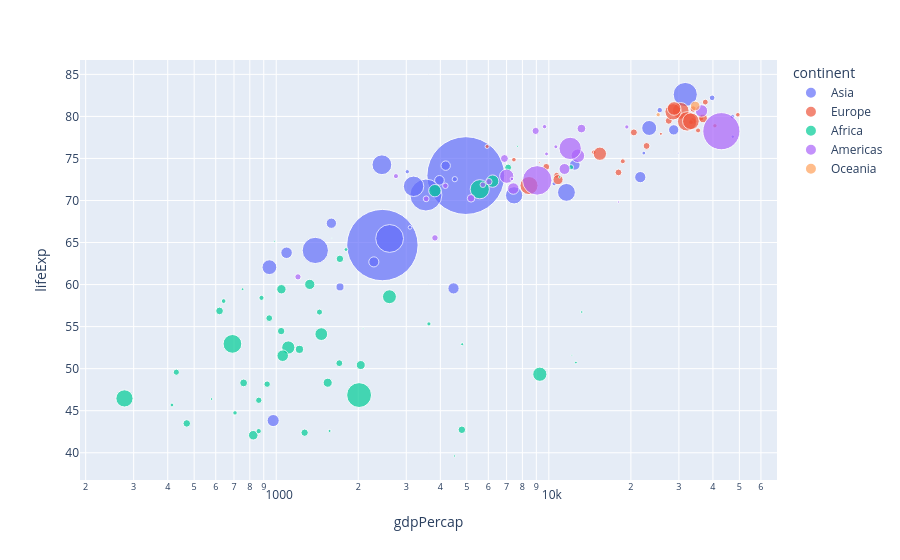

Notebook code for this chart:
### Markdown cell above
For full control use a `hovertemplate`. `%{x}`, `%{y}` and `%{customdata[i]}` pull values; `<extra></extra>` removes the trace-name box.

### Code cell
fig = px.scatter(
    g07, 
    x="gdpPercap", 
    y="lifeExp", 
    size="pop", 
    color="continent",
    log_x=True, 
    size_max=55, 
    custom_data=["country", "pop"],
)
fig.update_traces(
    hovertemplate="<b>%{customdata[0]}</b><br>"
                  "GDP per capita: $%{x:,.0f}<br>"
                  "Life expectancy: %{y:.1f} years<br>"
                  "Population: %{customdata[1]:,.0f}<extra></extra>"
)
fig

### Figure 1 — Plotly figure (JSON) as saved in the notebook; plotly's stock layout.template omitted (floating-point values rounded to 4 significant figures)
{"data": [{"customdata": [["Afghanistan", 31889923], ["Bahrain", 708573], ["Bangladesh", 150448339], ["Cambodia", 14131858], ["China", 1318683096], ["Hong Kong, China", 6980412], ["India", 1110396331], ["Indonesia", 223547000], ["Iran", 69453570], ["Iraq", 27499638], ["Israel", 6426679], ["Japan", 127467972], ["Jordan", 6053193], ["Korea, Dem. Rep.", 23301725], ["Korea, Rep.", 49044790], ["Kuwait", 2505559], ["Lebanon", 3921278], ["Malaysia", 24821286], ["Mongolia", 2874127], ["Myanmar", 47761980], ["Nepal", 28901790], ["Oman", 3204897], ["Pakistan", 169270617], ["Philippines", 91077287], ["Saudi Arabia", 27601038], ["Singapore", 4553009], ["Sri Lanka", 20378239], ["Syria", 19314747], ["Taiwan", 23174294], ["Thailand", 65068149], ["Vietnam", 85262356], ["West Bank and Gaza", 4018332], ["Yemen, Rep.", 22211743]], "hovertemplate": "<b>%{customdata[0]}</b><br>GDP per capita: $%{x:,.0f}<br>Life expectancy: %{y:.1f} years<br>Population: %{customdata[1]:,.0f}<extra></extra>", "legendgroup": "Asia", "marker": {"color": "#636efa", "size": [31889923, 708573, 150448339, 14131858, 1318683096, 6980412, 1110396331, 223547000, 69453570, 27499638, 6426679, 127467972, 6053193, 23301725, 49044790, 2505559, 3921278, 24821286, 2874127, 47761980, 28901790, 3204897, 169270617, 91077287, 27601038, 4553009, 20378239, 19314747, 23174294, 65068149, 85262356, 4018332, 22211743], "sizemode": "area", "sizeref": 435900.0, "symbol": "circle"}, "mode": "markers", "name": "Asia", "orientation": "v", "showlegend": true, "type": "scatter", "x": [974.6, 29800.0, 1391.0, 1714.0, 4959.0, 39720.0, 2452.0, 3541.0, 11610.0, 4471.0, 25520.0, 31660.0, 4519.0, 1593.0, 23350.0, 47310.0, 10460.0, 12450.0, 3096.0, 944.0, 1091.0, 22320.0, 2606.0, 3190.0, 21650.0, 47140.0, 3970.0, 4185.0, 28720.0, 7458.0, 2442.0, 3025.0, 2281.0], "xaxis": "x", "y": [43.83, 75.64, 64.06, 59.72, 72.96, 82.21, 64.7, 70.65, 70.96, 59.55, 80.75, 82.6, 72.53, 67.3, 78.62, 77.59, 71.99, 74.24, 66.8, 62.07, 63.78, 75.64, 65.48, 71.69, 72.78, 79.97, 72.4, 74.14, 78.4, 70.62, 74.25, 73.42, 62.7], "yaxis": "y"}, {"customdata": [["Albania", 3600523], ["Austria", 8199783], ["Belgium", 10392226], ["Bosnia and Herzegovina", 4552198], ["Bulgaria", 7322858], ["Croatia", 4493312], ["Czech Republic", 10228744], ["Denmark", 5468120], ["Finland", 5238460], ["France", 61083916], ["Germany", 82400996], ["Greece", 10706290], ["Hungary", 9956108], ["Iceland", 301931], ["Ireland", 4109086], ["Italy", 58147733], ["Montenegro", 684736], ["Netherlands", 16570613], ["Norway", 4627926], ["Poland", 38518241], ["Portugal", 10642836], ["Romania", 22276056], ["Serbia", 10150265], ["Slovak Republic", 5447502], ["Slovenia", 2009245], ["Spain", 40448191], ["Sweden", 9031088], ["Switzerland", 7554661], ["Turkey", 71158647], ["United Kingdom", 60776238]], "hovertemplate": "<b>%{customdata[0]}</b><br>GDP per capita: $%{x:,.0f}<br>Life expectancy: %{y:.1f} years<br>Population: %{customdata[1]:,.0f}<extra></extra>", "legendgroup": "Europe", "marker": {"color": "#EF553B", "size": [3600523, 8199783, 10392226, 4552198, 7322858, 4493312, 10228744, 5468120, 5238460, 61083916, 82400996, 10706290, 9956108, 301931, 4109086, 58147733, 684736, 16570613, 4627926, 38518241, 10642836, 22276056, 10150265, 5447502, 2009245, 40448191, 9031088, 7554661, 71158647, 60776238], "sizemode": "area", "sizeref": 435900.0, "symbol": "circle"}, "mode": "markers", "name": "Europe", "orientation": "v", "showlegend": true, "type": "scatter", "x": [5937.0, 36130.0, 33690.0, 7446.0, 10680.0, 14620.0, 22830.0, 35280.0, 33210.0, 30470.0, 32170.0, 27540.0, 18010.0, 36180.0, 40680.0, 28570.0, 9254.0, 36800.0, 49360.0, 15390.0, 20510.0, 10810.0, 9787.0, 18680.0, 25770.0, 28820.0, 33860.0, 37510.0, 8458.0, 33200.0], "xaxis": "x", "y": [76.42, 79.83, 79.44, 74.85, 73.0, 75.75, 76.49, 78.33, 79.31, 80.66, 79.41, 79.48, 73.34, 81.76, 78.89, 80.55, 74.54, 79.76, 80.2, 75.56, 78.1, 72.48, 74.0, 74.66, 77.93, 80.94, 80.88, 81.7, 71.78, 79.42], "yaxis": "y"}, {"customdata": [["Algeria", 33333216], ["Angola", 12420476], ["Benin", 8078314], ["Botswana", 1639131], ["Burkina Faso", 14326203], ["Burundi", 8390505], ["Cameroon", 17696293], ["Central African Republic", 4369038], ["Chad", 10238807], ["Comoros", 710960], ["Congo, Dem. Rep.", 64606759], ["Congo, Rep.", 3800610], ["Cote d'Ivoire", 18013409], ["Djibouti", 496374], ["Egypt", 80264543], ["Equatorial Guinea", 551201], ["Eritrea", 4906585], ["Ethiopia", 76511887], ["Gabon", 1454867], ["Gambia", 1688359], ["Ghana", 22873338], ["Guinea", 9947814], ["Guinea-Bissau", 1472041], ["Kenya", 35610177], ["Lesotho", 2012649], ["Liberia", 3193942], ["Libya", 6036914], ["Madagascar", 19167654], ["Malawi", 13327079], ["Mali", 12031795], ["Mauritania", 3270065], ["Mauritius", 1250882], ["Morocco", 33757175], ["Mozambique", 19951656], ["Namibia", 2055080], ["Niger", 12894865], ["Nigeria", 135031164], ["Reunion", 798094], ["Rwanda", 8860588], ["Sao Tome and Principe", 199579], ["Senegal", 12267493], ["Sierra Leone", 6144562], ["Somalia", 9118773], ["South Africa", 43997828], ["Sudan", 42292929], ["Swaziland", 1133066], ["Tanzania", 38139640], ["Togo", 5701579], ["Tunisia", 10276158], ["Uganda", 29170398], ["Zambia", 11746035], ["Zimbabwe", 12311143]], "hovertemplate": "<b>%{customdata[0]}</b><br>GDP per capita: $%{x:,.0f}<br>Life expectancy: %{y:.1f} years<br>Population: %{customdata[1]:,.0f}<extra></extra>", "legendgroup": "Africa", "marker": {"color": "#00cc96", "size": [33333216, 12420476, 8078314, 1639131, 14326203, 8390505, 17696293, 4369038, 10238807, 710960, 64606759, 3800610, 18013409, 496374, 80264543, 551201, 4906585, 76511887, 1454867, 1688359, 22873338, 9947814, 1472041, 35610177, 2012649, 3193942, 6036914, 19167654, 13327079, 12031795, 3270065, 1250882, 33757175, 19951656, 2055080, 12894865, 135031164, 798094, 8860588, 199579, 12267493, 6144562, 9118773, 43997828, 42292929, 1133066, 38139640, 5701579, 10276158, 29170398, 11746035, 12311143], "sizemode": "area", "sizeref": 435900.0, "symbol": "circle"}, "mode": "markers", "name": "Africa", "orientation": "v", "showlegend": true, "type": "scatter", "x": [6223.0, 4797.0, 1441.0, 12570.0, 1217.0, 430.1, 2042.0, 706.0, 1704.0, 986.1, 277.6, 3633.0, 1545.0, 2082.0, 5581.0, 12150.0, 641.4, 690.8, 13210.0, 752.7, 1328.0, 942.7, 579.2, 1463.0, 1569.0, 414.5, 12060.0, 1045.0, 759.3, 1043.0, 1803.0, 10960.0, 3820.0, 823.7, 4811.0, 619.7, 2014.0, 7670.0, 863.1, 1598.0, 1712.0, 862.5, 926.1, 9270.0, 2602.0, 4513.0, 1107.0, 883.0, 7093.0, 1056.0, 1271.0, 469.7], "xaxis": "x", "y": [72.3, 42.73, 56.73, 50.73, 52.3, 49.58, 50.43, 44.74, 50.65, 65.15, 46.46, 55.32, 48.33, 54.79, 71.34, 51.58, 58.04, 52.95, 56.73, 59.45, 60.02, 56.01, 46.39, 54.11, 42.59, 45.68, 73.95, 59.44, 48.3, 54.47, 64.16, 72.8, 71.16, 42.08, 52.91, 56.87, 46.86, 76.44, 46.24, 65.53, 63.06, 42.57, 48.16, 49.34, 58.56, 39.61, 52.52, 58.42, 73.92, 51.54, 42.38, 43.49], "yaxis": "y"}, {"customdata": [["Argentina", 40301927], ["Bolivia", 9119152], ["Brazil", 190010647], ["Canada", 33390141], ["Chile", 16284741], ["Colombia", 44227550], ["Costa Rica", 4133884], ["Cuba", 11416987], ["Dominican Republic", 9319622], ["Ecuador", 13755680], ["El Salvador", 6939688], ["Guatemala", 12572928], ["Haiti", 8502814], ["Honduras", 7483763], ["Jamaica", 2780132], ["Mexico", 108700891], ["Nicaragua", 5675356], ["Panama", 3242173], ["Paraguay", 6667147], ["Peru", 28674757], ["Puerto Rico", 3942491], ["Trinidad and Tobago", 1056608], ["United States", 301139947], ["Uruguay", 3447496], ["Venezuela", 26084662]], "hovertemplate": "<b>%{customdata[0]}</b><br>GDP per capita: $%{x:,.0f}<br>Life expectancy: %{y:.1f} years<br>Population: %{customdata[1]:,.0f}<extra></extra>", "legendgroup": "Americas", "marker": {"color": "#ab63fa", "size": [40301927, 9119152, 190010647, 33390141, 16284741, 44227550, 4133884, 11416987, 9319622, 13755680, 6939688, 12572928, 8502814, 7483763, 2780132, 108700891, 5675356, 3242173, 6667147, 28674757, 3942491, 1056608, 301139947, 3447496, 26084662], "sizemode": "area", "sizeref": 435900.0, "symbol": "circle"}, "mode": "markers", "name": "Americas", "orientation": "v", "showlegend": true, "type": "scatter", "x": [12780.0, 3822.0, 9066.0, 36320.0, 13170.0, 7007.0, 9645.0, 8948.0, 6025.0, 6873.0, 5728.0, 5186.0, 1202.0, 3548.0, 7321.0, 11980.0, 2749.0, 9809.0, 4173.0, 7409.0, 19330.0, 18010.0, 42950.0, 10610.0, 11420.0], "xaxis": "x", "y": [75.32, 65.55, 72.39, 80.65, 78.55, 72.89, 78.78, 78.27, 72.23, 74.99, 71.88, 70.26, 60.92, 70.2, 72.57, 76.19, 72.9, 75.54, 71.75, 71.42, 78.75, 69.82, 78.24, 76.38, 73.75], "yaxis": "y"}, {"customdata": [["Australia", 20434176], ["New Zealand", 4115771]], "hovertemplate": "<b>%{customdata[0]}</b><br>GDP per capita: $%{x:,.0f}<br>Life expectancy: %{y:.1f} years<br>Population: %{customdata[1]:,.0f}<extra></extra>", "legendgroup": "Oceania", "marker": {"color": "#FFA15A", "size": [20434176, 4115771], "sizemode": "area", "sizeref": 435900.0, "symbol": "circle"}, "mode": "markers", "name": "Oceania", "orientation": "v", "showlegend": true, "type": "scatter", "x": [34440.0, 25190.0], "xaxis": "x", "y": [81.23, 80.2], "yaxis": "y"}], "layout": {"legend": {"itemsizing": "constant", "title": {"text": "continent"}, "tracegroupgap": 0}, "margin": {"t": 60}, "xaxis": {"anchor": "y", "domain": [0, 1], "title": {"text": "gdpPercap"}, "type": "log"}, "yaxis": {"anchor": "x", "domain": [0, 1], "title": {"text": "lifeExp"}}}}
